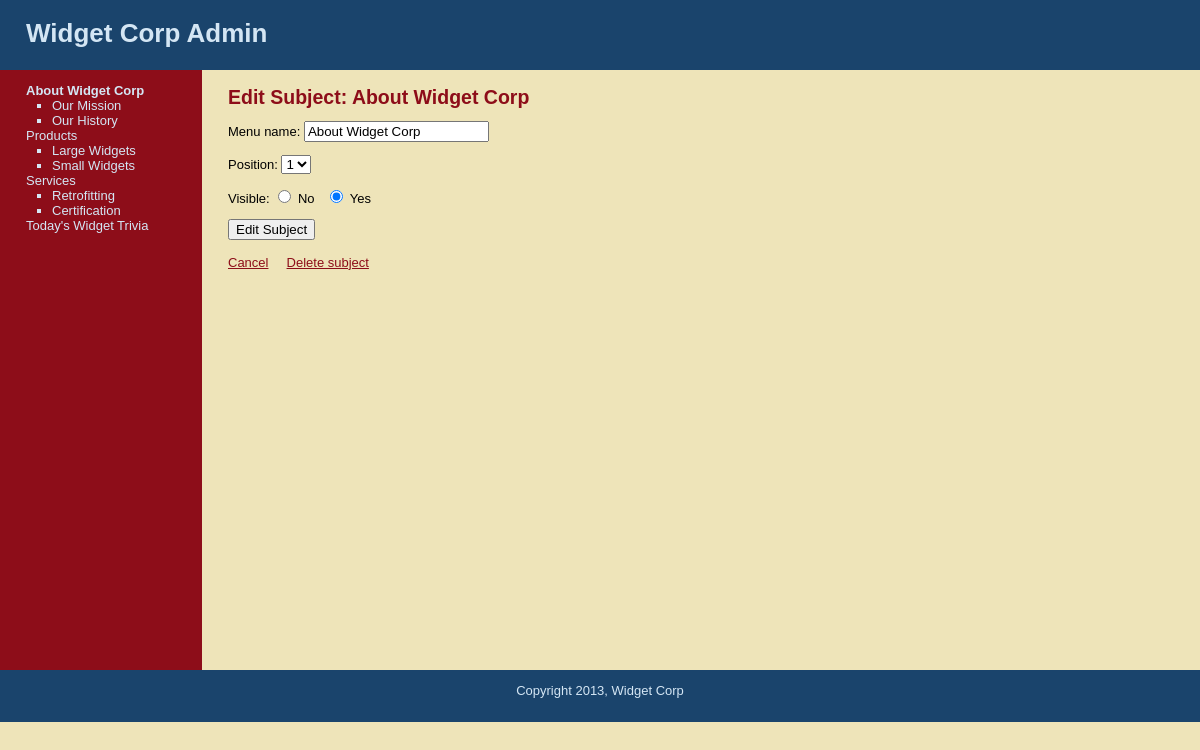
Screenshot of /widget_corp/public/edit_subject.php?subject=1 (signed in) with the database file from the repository.
### tables this page shows
CREATE TABLE `subjects` (
  `id` int(11) NOT NULL AUTO_INCREMENT,
  `menu_name` varchar(30) NOT NULL,
  `position` int(3) NOT NULL,
  `visible` tinyint(1) NOT NULL,
  PRIMARY KEY (`id`)
);

CREATE TABLE `pages` (
  `id` int(11) NOT NULL AUTO_INCREMENT,
  `subject_id` int(11) NOT NULL,
  `menu_name` varchar(30) NOT NULL,
  `position` int(3) NOT NULL,
  `visible` tinyint(1) NOT NULL,
  `content` text,
  PRIMARY KEY (`id`),
  KEY `subject_id` (`subject_id`)
);

### widget_corp/public/edit_subject.php (the view, shortened to what this page needs)
<?php require_once("../includes/db_connection.php"); ?>
<?php require_once("../includes/functions.php"); ?>
<?php find_selected_page(); ?>
<?php include("../includes/layouts/header.php"); ?>
<div id="main">
  <div id="navigation">
		<?php echo navigation($current_subject, $current_page); ?>
  </div>
  <div id="page">
		<h2>Edit Subject: <?php echo htmlentities($current_subject["menu_name"]); ?></h2>
		<form action="edit_subject.php?subject=<?php echo urlencode($current_subject["id"]); ?>" method="post">
		  <p>Menu name:
		    <input type="text" name="menu_name" value="<?php echo htmlentities($current_subject["menu_name"]); ?>" />
		  </p>
		  <p>Position:
		    <select name="position">
				<?php
					$subject_set = find_all_subjects(false);
					$subject_count = mysqli_num_rows($subject_set);
					for($count=1; $count <= $subject_count; $count++) {
						echo "<option value=\"{$count}\"";
						if ($current_subject["position"] == $count) {
							echo " selected";
						}
						echo ">{$count}</option>";
					}
				?>
		    </select>
		  </p>
		  <p>Visible:
		    <input type="radio" name="visible" value="0" <?php if ($current_subject["visible"] == 0) { echo "checked"; } ?> /> No
		    &nbsp;
		    <input type="radio" name="visible" value="1" <?php if ($current_subject["visible"] == 1) { echo "checked"; } ?>/> Yes
		  </p>
		  <input type="submit" name="submit" value="Edit Subject" />
		</form>
		<br />
		<a href="manage_content.php">Cancel</a>
		<a href="delete_subject.php?subject=<?php echo urlencode($current_subject["id"]); ?>" onclick="return confirm('Are you sure?');">Delete subject</a>
	</div>
</div>
<?php include("../includes/layouts/footer.php"); ?>

### widget_corp/includes/functions.php (shortened to what this page needs)
<?php
	function find_all_subjects($public=true) {
		global $connection;
		$query  = "SELECT * ";
		$query .= "FROM subjects ";
		$query .= "ORDER BY position ASC";
		$subject_set = mysqli_query($connection, $query);
		return $subject_set;
	}
	function find_pages_for_subject($subject_id, $public=true) {
		global $connection;
		$safe_subject_id = mysqli_real_escape_string($connection, $subject_id);
		$query  = "SELECT * ";
		$query .= "FROM pages ";
		$query .= "WHERE subject_id = {$safe_subject_id} ";
		$query .= "ORDER BY position ASC";
		$page_set = mysqli_query($connection, $query);
		return $page_set;
	}
	function find_subject_by_id($subject_id, $public=true) {
		global $connection;
		$safe_subject_id = mysqli_real_escape_string($connection, $subject_id);
		$query  = "SELECT * ";
		$query .= "FROM subjects ";
		$query .= "WHERE id = {$safe_subject_id} ";
		$query .= "LIMIT 1";
		$subject_set = mysqli_query($connection, $query);
		if($subject = mysqli_fetch_assoc($subject_set)) {
			return $subject;
		} else {
			return null;
		}
	}
	function find_selected_page($public=false) {
		if (isset($_GET["subject"])) {
			$current_subject = find_subject_by_id($_GET["subject"], $public);
			if ($current_subject && $public) {
				$current_page = find_default_page_for_subject($current_subject["id"]);
			} else {
				$current_page = null;
			}
		} elseif (isset($_GET["page"])) {
			$current_subject = null;
			$current_page = find_page_by_id($_GET["page"], $public);
		} else {
			$current_subject = null;
			$current_page = null;
		}
	}
	function navigation($subject_array, $page_array) {
		$output = "<ul class=\"subjects\">";
		$subject_set = find_all_subjects(false);
		while($subject = mysqli_fetch_assoc($subject_set)) {
			$output .= "<li";
			if ($subject_array && $subject["id"] == $subject_array["id"]) {
				$output .= " class=\"selected\"";
			}
			$output .= ">";
			$output .= "<a href=\"manage_content.php?subject=";
			$output .= urlencode($subject["id"]);
			$output .= "\">";
			$output .= htmlentities($subject["menu_name"]);
			$output .= "</a>";
			$page_set = find_pages_for_subject($subject["id"], false);
			$output .= "<ul class=\"pages\">";
			while($page = mysqli_fetch_assoc($page_set)) {
				$output .= "<li";
				$output .= ">";
				$output .= "<a href=\"manage_content.php?page=";
				$output .= urlencode($page["id"]);
				$output .= "\">";
				$output .= htmlentities($page["menu_name"]);
				$output .= "</a></li>";
			}
			$output .= "</ul></li>";
		}
		$output .= "</ul>";
		return $output;
	}
?>

### widget_corp/public/stylesheets/public.css (style rules this page uses)
html { height: 100%; width: 100%; }
body { width: 100%; height: 100%; margin: 0; padding: 0; border: 0; font-family: Verdana, Arial, Helvetica, sans-serif; font-size: 13px; line-height: 15px; background: #EEE4B9; }
a { color: #8D0D19; }
#main { height: 600px; width: 100%; margin: 0; padding: 0; background: #EEE4B9; }
#navigation { float: left; width: 150px; height: 100%; margin: 0; padding: 0 2em; color: #D4E6F4; background: #8D0D19; }
#navigation a { color: #D4E6F4; text-decoration: none; }
ul.subjects { margin: 1em 0; padding-left: 0; list-style: none; }
ul.pages { padding-left: 2em; list-style: square; font-weight: normal; }
.selected { font-weight: bold; }
#page { float: left; height: 100%; padding-left: 2em; vertical-align: top; background: #EEE4B9; }
#page h2 { color: #8D0D19; margin-top: 1em; }

### rows the page displays
subjects: value "About Widget Corp", menu_name "About Widget Corp", position "1", visible "☑"
pages: value "Our Mission"
pages: value "Our History"
subjects: value "Products"
pages: value "Large Widgets"
pages: value "Small Widgets"
subjects: value "Services"
pages: value "Retrofitting"
pages: value "Certification"
subjects: value "Today's Widget Trivia"
